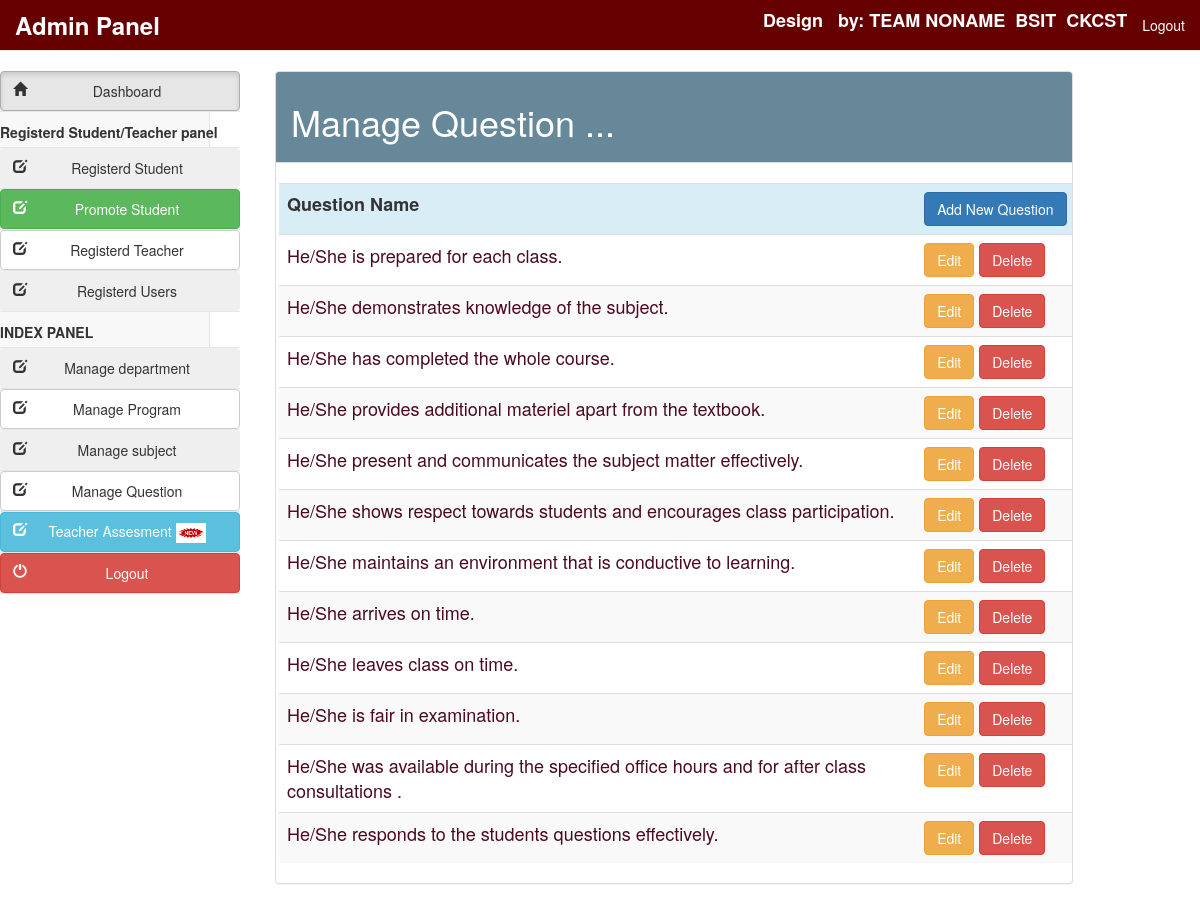
Page /Adminlogin/ManageQuestion.php (signed in) on the committed database.
### tables this page shows
CREATE TABLE `question` (
  `QuestionID` int(15) NOT NULL,
  `QuestionText` varchar(150) NOT NULL
);

### Adminlogin/ManageQuestion.php (the view, shortened to what this page needs)
<?php
include("Connection.php");
?>
<!DOCTYPE html>
<html lang="en">
<head>
<link href="style/css/bootstrap.min.css" rel="stylesheet">
<link href="style/css/k.css" rel="stylesheet">
</head>
<body>
   	 <?php include("include/header.php");?>
   	<div class="container-fluid">
	<?php include("include/side_bar.php");?>
    <div class="col-md-9 content">
    <div class="panel panel-default" style="margin-left:50px">
    <div class="panel-heading" style="background-color:#668899">
	<h1  style="color:white">Manage Question ... </h1>
    </div><br>
<div class='table-responsive'>
<div style="overflow-x:scroll;">
    <table class="table table-striped " style="font-size:18px; margin-left:3px">
	   <tr class="info">
                <th>Question Name </th>
	   <th>
        <a href='AddQuestion.php' class="btn btn-primary">Add New Question</a>
           </th>
        </tr>
<?php
$result=mysqli_query($connection,"select QuestionID,QuestionText from question")or die ("query 2 incorrect.......");
while(list($QuestionID,$QuestionText)=mysqli_fetch_array($result))
{
echo "<tr><td style='color:#4B0922'>$QuestionText</td>";
echo"<td>
<a href='EditQuestion.php?QuestionID=$QuestionID' class='btn btn-warning'>Edit</a>
<a href='ManageQuestion.php?QuestionID=$QuestionID&action=delete' class='btn btn-danger'>Delete</a>
</td></tr>";
}
?>
                            </table>
                        </div>
                    </div>
                </div>
            </div>
        </div>
    </body>
</html>

### rows in the picture
question: QuestionText "He/She is prepared for each class."
question: QuestionText "He/She demonstrates knowledge of the subject."
question: QuestionText "He/She has completed the whole course."
question: QuestionText "He/She provides additional materiel apart from the textbook."
question: QuestionText "He/She present and communicates the subject matter effectively."
question: QuestionText "He/She shows respect towards students and encourages class participation."
question: QuestionText "He/She maintains an environment that is conductive to learning."
question: QuestionText "He/She arrives on time."
question: QuestionText "He/She leaves class on time."
question: QuestionText "He/She is fair in examination."
question: QuestionText "He/She was available during the specified office hours and for after class consultations ."
question: QuestionText "He/She responds to the students questions effectively."
